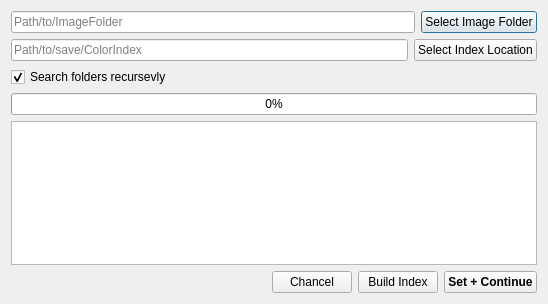
<?xml version="1.0" encoding="UTF-8"?>
<ui version="4.0">
 <class>IndexGenerator</class>
 <widget class="QDialog" name="IndexGenerator">
  <property name="geometry">
   <rect>
    <x>0</x>
    <y>0</y>
    <width>548</width>
    <height>304</height>
   </rect>
  </property>
  <property name="windowTitle">
   <string>Dominant Colors – Index Generator</string>
  </property>
  <layout class="QVBoxLayout" name="verticalLayout">
   <item>
    <layout class="QHBoxLayout" name="horizontalLayout">
     <item>
      <widget class="QLineEdit" name="folderPathEdit">
       <property name="text">
        <string/>
       </property>
       <property name="placeholderText">
        <string>Path/to/ImageFolder</string>
       </property>
      </widget>
     </item>
     <item>
      <widget class="QPushButton" name="folderSelector">
       <property name="text">
        <string>Select Image Folder</string>
       </property>
      </widget>
     </item>
    </layout>
   </item>
   <item>
    <layout class="QHBoxLayout" name="horizontalLayout_2">
     <property name="topMargin">
      <number>0</number>
     </property>
     <item>
      <widget class="QLineEdit" name="indexPathEdit">
       <property name="placeholderText">
        <string>Path/to/save/ColorIndex</string>
       </property>
      </widget>
     </item>
     <item>
      <widget class="QPushButton" name="indexSelector">
       <property name="text">
        <string>Select Index Location</string>
       </property>
      </widget>
     </item>
    </layout>
   </item>
   <item>
    <widget class="QCheckBox" name="recursiveCheckBox">
     <property name="text">
      <string>Search folders recursevly</string>
     </property>
     <property name="checked">
      <bool>true</bool>
     </property>
    </widget>
   </item>
   <item>
    <widget class="QProgressBar" name="progressBar">
     <property name="value">
      <number>0</number>
     </property>
    </widget>
   </item>
   <item>
    <widget class="QTextBrowser" name="textBrowser"/>
   </item>
   <item>
    <layout class="QHBoxLayout" name="horizontalLayout_3">
     <property name="topMargin">
      <number>0</number>
     </property>
     <item>
      <spacer name="horizontalSpacer">
       <property name="orientation">
        <enum>Qt::Horizontal</enum>
       </property>
       <property name="sizeHint" stdset="0">
        <size>
         <width>40</width>
         <height>20</height>
        </size>
       </property>
      </spacer>
     </item>
     <item>
      <widget class="QPushButton" name="chancelButton">
       <property name="text">
        <string>Chancel</string>
       </property>
      </widget>
     </item>
     <item>
      <widget class="QPushButton" name="makeIndexButton">
       <property name="text">
        <string>Build Index</string>
       </property>
      </widget>
     </item>
     <item>
      <widget class="QPushButton" name="continueButton">
       <property name="font">
        <font>
         <weight>75</weight>
         <bold>true</bold>
        </font>
       </property>
       <property name="autoFillBackground">
        <bool>false</bool>
       </property>
       <property name="styleSheet">
        <string notr="true"/>
       </property>
       <property name="text">
        <string>Set + Continue</string>
       </property>
       <property name="checkable">
        <bool>false</bool>
       </property>
       <property name="flat">
        <bool>false</bool>
       </property>
      </widget>
     </item>
    </layout>
   </item>
  </layout>
 </widget>
 <resources/>
 <connections/>
</ui>
